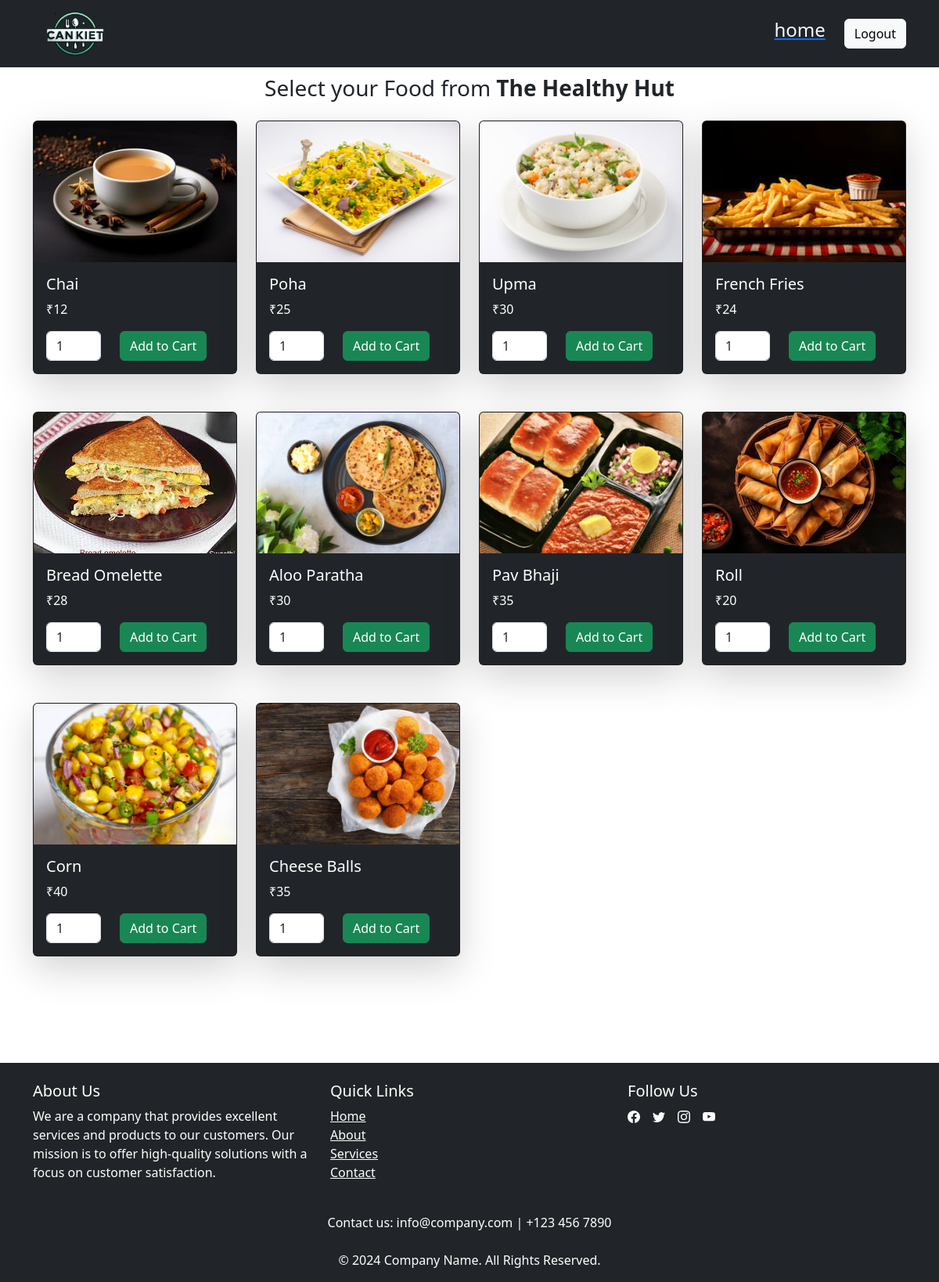
Before: /cankiet/c2/food/ with the older database file.
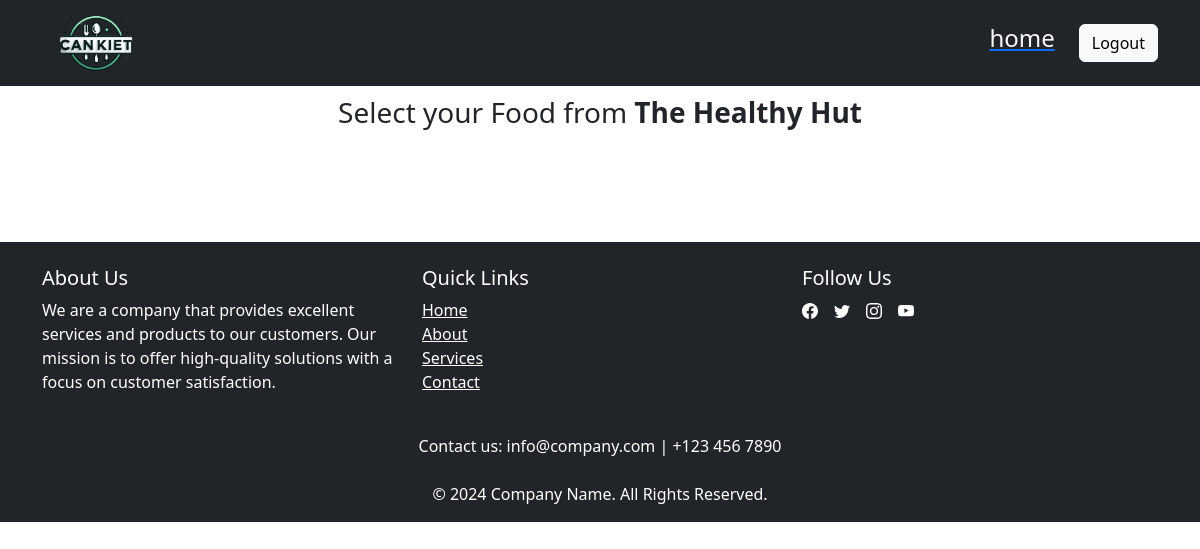
After: the same page with the newer database file.
### cankiet/models.py (models this page shows, shortened)
class Items(models.Model):
    i_no=models.CharField(max_length=12,primary_key=True)
    item=models.CharField(max_length=20)
    i_image=models.ImageField(upload_to='images/',blank=True)
    price=models.IntegerField()
    c_no=models.CharField(max_length=12)
    availability=models.CharField(max_length=1)

### cankiet/views.py (the view)
# urls.py: path('<str:c_no>/food/', views.food, name='food'),
def food(request,c_no):
    canteen = get_object_or_404(Canteen, c_no=c_no)
    items = Items.objects.filter(c_no=canteen.c_no)
    return render(request, 'cankiet/orderfoodpage.html', {'canteen': canteen, 'items': items})

### cankiet/templates/cankiet/orderfoodpage.html (shortened to what the changed rows need)
{% load static %}
<!DOCTYPE html>
<html lang="en">
<head>
    <link href="https://cdn.jsdelivr.net/npm/bootstrap@5.3.0/dist/css/bootstrap.min.css" rel="stylesheet">
</head>
<body>
    <section class="order-food-section py-5 mt-4">
        <div class="container">
            <div class="row row-cols-2 row-cols-md-4 row-cols-lg-4 g-4 mb-3" id="breakfast-cards">
                {% for item in items %}
                <div class="col mb-4 col-lg-3">
                    <div class="card  bg-dark text-white shadow-lg ">
                        <img src="{{item.i_image.url}}" class="card-img-top" style="height: 180px; object-fit: cover;" alt="Pancakes">
                        <div class="card-body">
                            <h5 class="card-title">{{ item.item }}</h5>
                            <p class="card-text">₹{{ item.price }}</p>
                            <form method="post" action="{% url 'cart' canteen.c_no %}">
                                <div class="d-flex align-items-center">
                                <input type="number" class="form-control " id="quantity_{{ item.i_no }}" name="quantity" style="width:70px" min="1" value="1" required>
                                <button type="submit" class="btn btn-success ms-4">Add to Cart</button>
                                </div>
                            </form>
                        </div>
                    </div>
                </div>
                {% endfor %}
            </div>
        </div>
    </section>
</body>
</html>

Changed rows visible on the page:
removed Items: i_image (picture), item "Chai", price "12"
removed Items: i_image (picture), item "Poha", price "25"
removed Items: i_image (picture), item "Upma", price "30"
removed Items: i_image (picture), item "French Fries", price "24"
removed Items: i_image (picture), item "Bread Omelette", price "28"
removed Items: i_image (picture), item "Aloo Paratha", price "30"
removed Items: i_image (picture), item "Pav Bhaji", price "35"
removed Items: i_image (picture), item "Roll", price "20"
removed Items: i_image (picture), item "Corn", price "40"
removed Items: i_image (picture), item "Cheese Balls", price "35"
